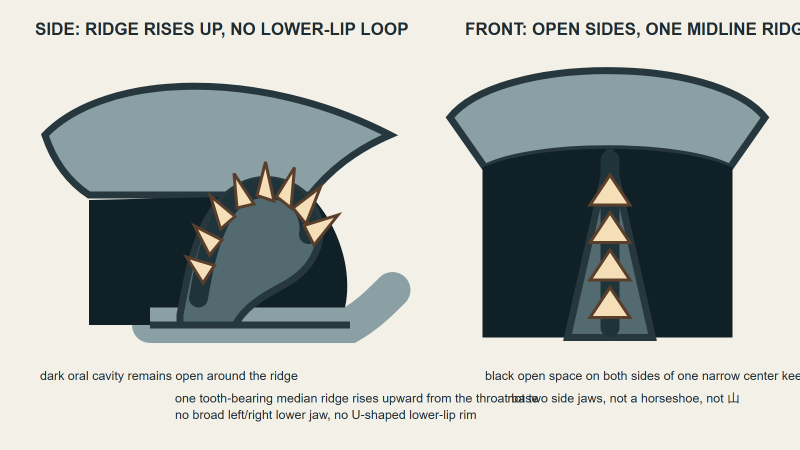
#> input picture tools/comfyui/helicoprion-midline-ridge-open-sides-geometry-guide-v2.png, 1600 x 900 px (shown at 1/2 size)
$ python run_ipadapter_controlnet_experiment.py --reference-image ../helicoprion-integrated-whorl-geometry-guide-v1.png --control-source ../helicoprion-midline-ridge-open-sides-geometry-guide-v2.png
#> lines starting #> are read from the running program, lines starting #| are printed output that depends on the picture; after the words box and inside, x2 and y2 are one past the last pixel; in counts of white or black regions, pixels touching at a corner belong together
### tools/comfyui/scripts/comfy_client.py
import json
import time
import urllib.error
import urllib.parse
import urllib.request
from pathlib import Path


SERVER = "127.0.0.1:8188"


# [10 lines left out: function queue_prompt, not called in this run]


def get_history(prompt_id):
    with urllib.request.urlopen(f"http://{SERVER}/history/{prompt_id}") as response:
        return json.loads(response.read().decode("utf-8"))


# [8 lines left out: function wait_for_history, not called in this run]


def load_workflow(path):
    return json.loads(Path(path).read_text(encoding="utf-8"))


def save_workflow(path, workflow):
    Path(path).write_text(json.dumps(workflow, ensure_ascii=False, indent=2), encoding="utf-8")


# [11 lines that do not run on import are left out]

### tools/comfyui/scripts/run_ipadapter_controlnet_experiment.py
import argparse
import json
import shutil
from pathlib import Path

from PIL import Image, ImageDraw, ImageFilter, ImageFont

from comfy_client import load_workflow, queue_prompt, wait_for_history
from generate_dino_prompt import build_prompt


ROOT = Path(__file__).resolve().parents[1]
COMFY_INPUT = ROOT / "ComfyUI" / "input"
COMFY_OUTPUT = ROOT / "ComfyUI" / "output"
TEMPLATE = ROOT / "workflow_templates" / "dino_sdxl_ipadapter_controlnet_api.json"
EXPERIMENT_OUT = ROOT / "outputs"


# [6 lines left out: function output_images_from_history, not called in this run]


def input_name(path):
    return str(path.relative_to(COMFY_INPUT)).replace("\\", "/")


def make_line_control(source, output):
    image = Image.open(source).convert("RGB")
#> image is the input picture: PIL image 1600x900 RGB; mean R, G, B 174.5, 179.7, 176.5
    gray = image.convert("L")
    edges = gray.filter(ImageFilter.FIND_EDGES)
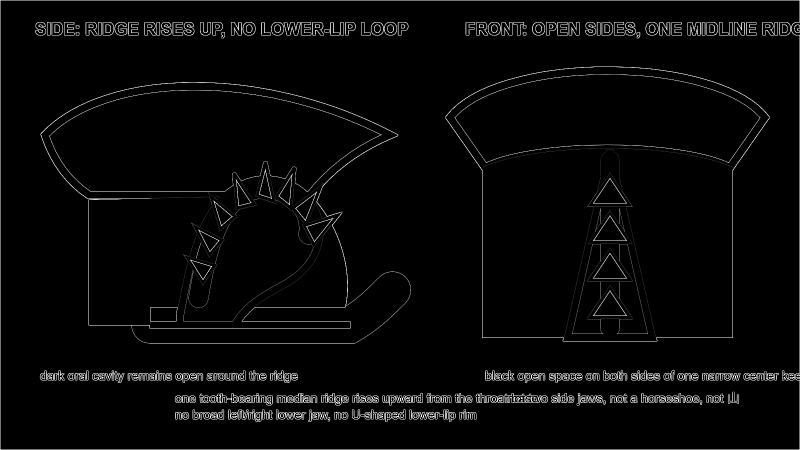
#> edges: PIL image 1600x900 L (shown at 1/2 size); min 0, max 255, mean 7.5
    edges = edges.point(lambda p: 255 if p > 18 else 0)
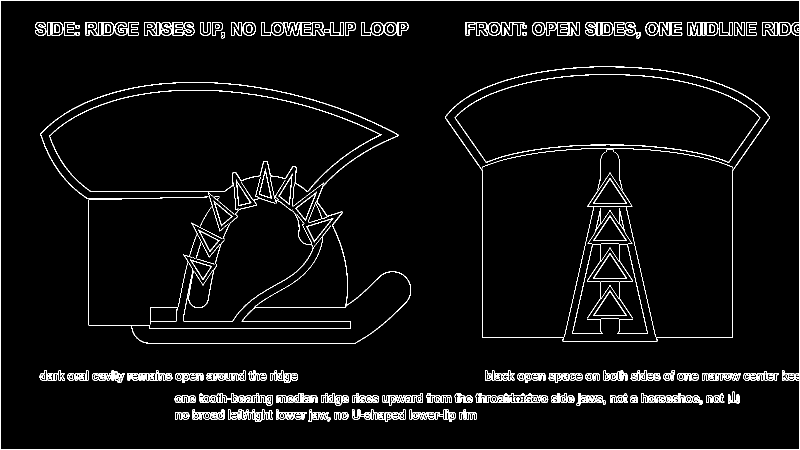
#> edges: PIL image 1600x900 L (shown at 1/2 size); 4% white in thin lines or dots
    edges = edges.filter(ImageFilter.MaxFilter(3))
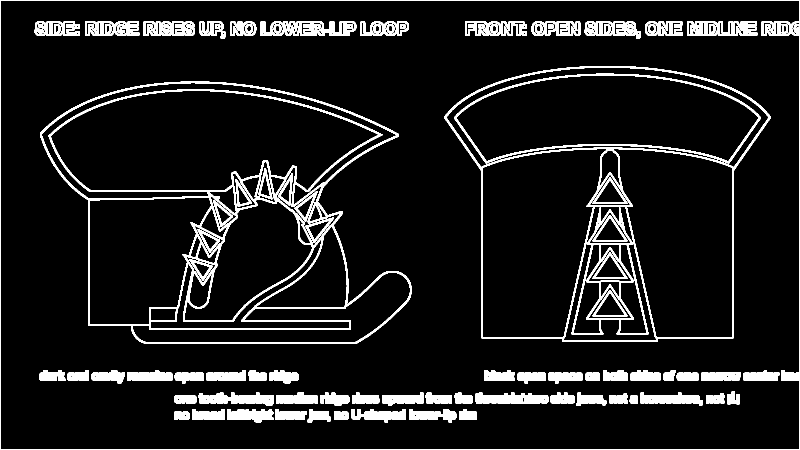
#> edges: PIL image 1600x900 L (shown at 1/2 size); 9.9% white; 94 white regions, largest, box (x1, y1, x2, y2) and area: (80, 163, 823, 688) 29344, (889, 132, 1541, 684) 12612, (0, 0, 1600, 900) 11859
    output.parent.mkdir(parents=True, exist_ok=True)
    edges.convert("RGB").save(output)
    return output


# [78 lines left out: functions configure, make_contact_sheet, not called in this run]


def main():
    parser = argparse.ArgumentParser()
    parser.add_argument("--taxon-id", default="velociraptor-mongoliensis")
    parser.add_argument("--reference-image", required=True)
    parser.add_argument("--control-source", default="tools/comfyui/ComfyUI/input/dino_guides/velociraptor-mongoliensis_shape_plumage.png")
    parser.add_argument("--seed", type=int, action="append", default=[])
    parser.add_argument("--ip-weight", type=float, action="append", default=[])
    parser.add_argument("--ip-weight-type", action="append", default=[])
    parser.add_argument("--control-strength", type=float, action="append", default=[])
    parser.add_argument("--control-end", type=float, default=0.68)
    parser.add_argument("--ckpt-name", default="RealVisXL_V5.0_fp16.safetensors")
    parser.add_argument("--ipadapter-file", default="ip-adapter-plus_sdxl_vit-h.safetensors")
    parser.add_argument("--lora-name")
    parser.add_argument("--lora-strength", type=float, default=0.14)
    parser.add_argument("--clip-strength", type=float)
    parser.add_argument("--prefix", default="ipadapter_controlnet")
    args = parser.parse_args()

    reference = Path(args.reference_image)
    if not reference.is_absolute():
        reference = (Path.cwd() / reference).resolve()
    control_source = Path(args.control_source)
    if not control_source.is_absolute():
        control_source = (Path.cwd() / control_source).resolve()

    input_dir = COMFY_INPUT / "dino_ipadapter"
    input_dir.mkdir(parents=True, exist_ok=True)
    input_reference = input_dir / f"{args.prefix}_reference.png"
    input_control = input_dir / f"{args.prefix}_control.png"
    shutil.copy2(reference, input_reference)
    make_line_control(control_source, input_control)

    seeds = args.seed or [2026067901, 2026067902]
    ip_weights = args.ip_weight or [0.35, 0.5]
    ip_weight_types = args.ip_weight_type or ["style transfer"]
    control_strengths = args.control_strength or [0.45, 0.6]

    results = []
    copied = []
    EXPERIMENT_OUT.mkdir(parents=True, exist_ok=True)
    shutil.copy2(input_control, EXPERIMENT_OUT / f"{args.prefix}_control.png")
    clip_strength = args.clip_strength if args.clip_strength is not None else min(args.lora_strength, 0.1)
    for ip_weight_type in ip_weight_types:
        safe_weight_type = ip_weight_type.replace(" ", "_").replace("-", "_")
        for ip_weight in ip_weights:
            for control_strength in control_strengths:
                for seed in seeds:
                    workflow = configure(
                        load_workflow(TEMPLATE),
                        args.taxon_id,
                        input_reference,
                        input_control,
                        seed,
                        ip_weight,
                        ip_weight_type,
                        control_strength,
                        args.control_end,
                        f"{args.prefix}_{safe_weight_type}",
                        args.ckpt_name,
                        args.ipadapter_file,
                        args.lora_name,
                        args.lora_strength,
                        clip_strength,
                    )
                    queued = queue_prompt(workflow, client_id="dino-atlas-ipadapter-controlnet")
                    history = wait_for_history(queued["prompt_id"], timeout_seconds=900)
                    for image in output_images_from_history(history):
                        item = {
                            "taxonId": args.taxon_id,
                            "referenceImage": str(reference),
                            "controlSource": str(control_source),
                            "seed": seed,
                            "ipWeight": ip_weight,
                            "ipWeightType": ip_weight_type,
                            "controlStrength": control_strength,
                            "lora": args.lora_name,
                            "loraStrength": args.lora_strength if args.lora_name else None,
                            "clipStrength": clip_strength if args.lora_name else None,
                            "image": str(image),
                        }
                        results.append(item)
                        dst = EXPERIMENT_OUT / (
                            f"{args.prefix}_{safe_weight_type}_{args.taxon_id}_seed{seed}_iw{int(ip_weight * 100):02d}_cs{int(control_strength * 100):02d}.png"
                            if not args.lora_name
                            else f"{args.prefix}_{safe_weight_type}_{args.taxon_id}_seed{seed}_iw{int(ip_weight * 100):02d}_cs{int(control_strength * 100):02d}_l{int(args.lora_strength * 100):02d}.png"
                        )
                        shutil.copy2(image, dst)
                        copied.append((dst, f"{ip_weight_type} seed {seed} iw{ip_weight:.2f} cs{control_strength:.2f}"))

    result_path = EXPERIMENT_OUT / f"{args.prefix}-results.json"
    result_path.write_text(json.dumps(results, ensure_ascii=False, indent=2), encoding="utf-8")
    sheet = EXPERIMENT_OUT / f"{args.prefix}-contact-sheet.png"
    make_contact_sheet(copied, sheet)
    print(json.dumps({"results": str(result_path), "contactSheet": str(sheet), "count": len(results)}, indent=2))


if __name__ == "__main__":
#> (the run stopped early here; a loop or call above may not have finished)
